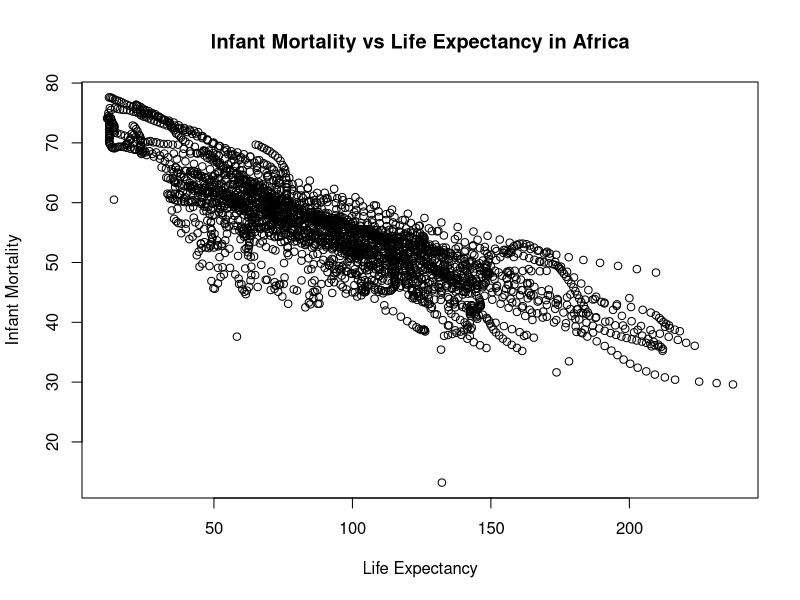
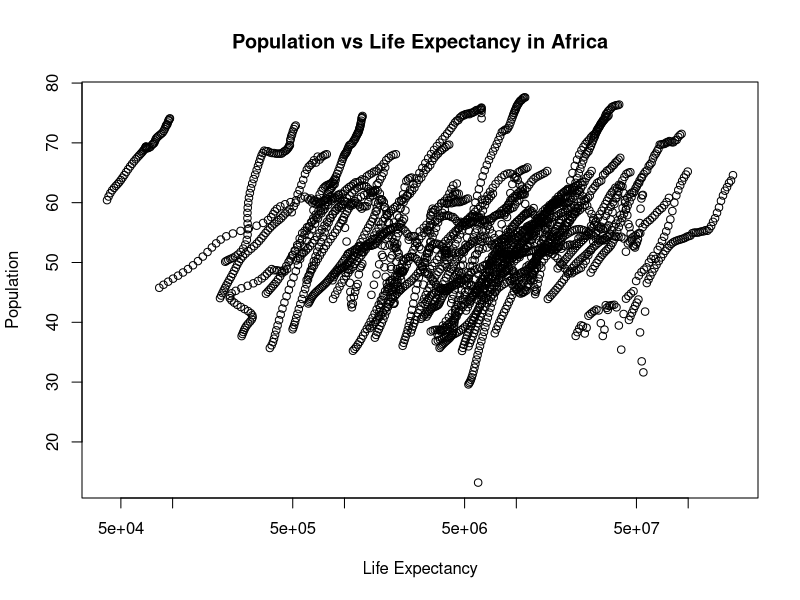
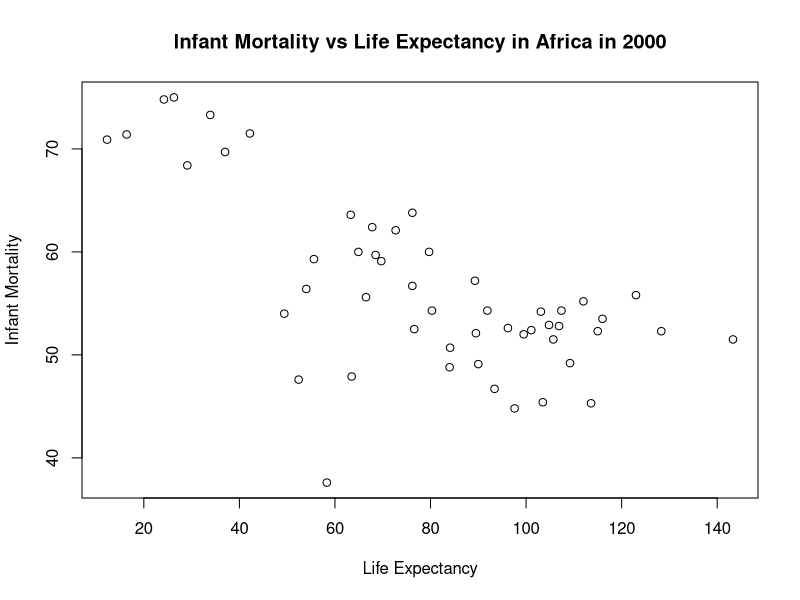
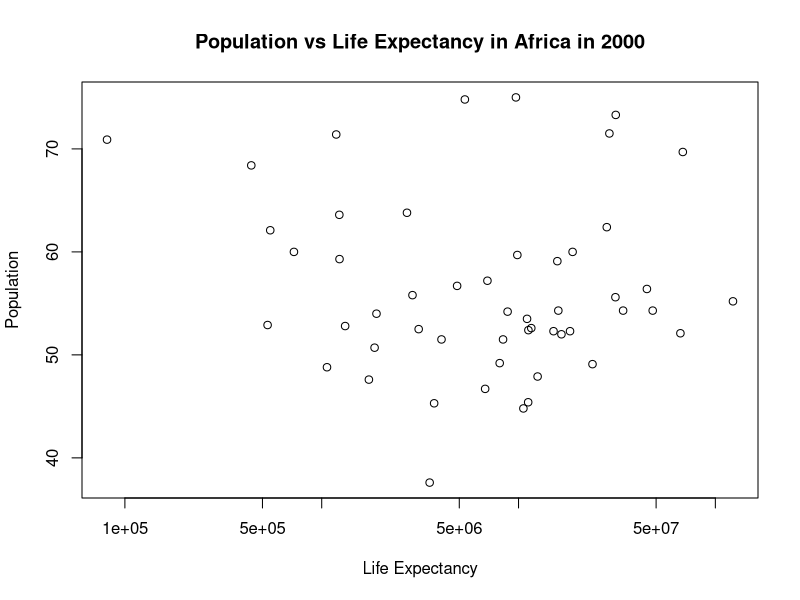
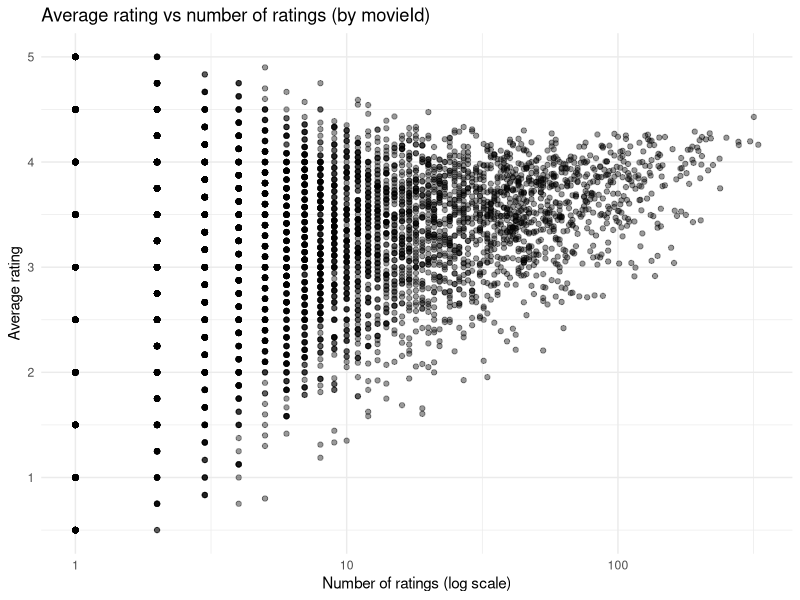

Reproduce these figures in R, in order.
## ---- chunk 1
# load dslabs package
library("dslabs")

#takes gapminder dataset and creates a new dataframe that only takes the countries that have "Africa" in the continent column
africadata <- gapminder[gapminder$continent == "Africa", ]

#creates a new dataframe and adds the columns "infant_mortality" and "life_expectancy" from africadata
africa_infant_mortality <- africadata[, c("infant_mortality", "life_expectancy")]

#creates a new dataframe and adds the columns "population" and "life_expectancy" from africadata
africa_pop <- africadata[, c("population", "life_expectancy")]

## ---- chunk 2
#Plotting life expectancy as a function of infant mortality
#using the plot function to make the plot and assigning it to a variable named "plot1"
plot1 <- plot( 
  
  #takes the infant_mortality column from africa_infant_mortality and makes it the x-axis values
  africa_infant_mortality$infant_mortality, 
  
  #takes the life expactancy column from africa_infant_mortality and makes it the y-axis values  
  africa_infant_mortality$life_expectancy, 
    
  xlab = "Life Expectancy", #labels the x-axis "Life Expectancy"
  ylab = "Infant Mortality", #labels the y-axis "Infant Mortality"
  
  #titles the whole plot "Infant Mortality vs Life Expectancy in Africa"
  main = "Infant Mortality vs Life Expectancy in Africa" 
)

#Plotting life expectancy as a function of population
#using the plot function to make the plot and assigning it to a variable named "plot2"
plot2 <- plot( 

  #takes the population column from africa_pop and makes it the x-axis values
  africa_pop$population, 

  #takes the life expactancy column from africa_pop and makes it the y-axis values
  africa_pop$life_expectancy, 

  xlab = "Life Expectancy", #labels the x-axis "Life Expectancy"
  ylab = "Population", #labels the y-axis "Population"

  #titles the whole plot "Population vs Life Expectancy in Africa"
  main = "Population vs Life Expectancy in Africa",
    
  log = "x" #sets the scale of the x-axis to be logarithmic
)
## ---- chunk 3
#figures out which years have missing data for infant mortality
tapply(africadata$infant_mortality, africadata$year, function(x) sum(is.na(x)))
       
#the tapply function applies a funciton to a set vectors
#tapply is applying the function sum(is.na(x)) to the groups africadata$infant_mortality and africadata$year
#the sum() function takes the sum/total of a group
#the is.na() function checks each value in a dataframe/group is NA or not
#so sum(is.na(x) returns the total amount of NA values in each year

#Creates a new object by extracting only the data for the year 2000 from the africadata object
africa_2000 <- africadata[africadata$year == "2000",]
## ---- chunk 4
#Plotting life expectancy as a function of infant mortality for year 2000
#using the plot function to make the plot and assigning it to a variable named "plot3"
plot3 <- plot( 

  #takes the infant_mortality column from africa_2000 and makes it the x-axis values
  africa_2000$infant_mortality,

  #takes the life expactancy column from africa_2000 and makes it the y-axis values
  africa_2000$life_expectancy,
    
  xlab = "Life Expectancy", #labels the x-axis "Life Expectancy"
  ylab = "Infant Mortality", #labels the y-axis "Infant Mortality"

  #titles the whole plot "Infant Mortality vs Life Expectancy in Africa in 2000"
  main = "Infant Mortality vs Life Expectancy in Africa in 2000"
)

#Plotting life expectancy as a function of population
#using the plot function to make the plot and assigning it to a variable named "plot4"
plot4 <- plot( 

  #takes the population column from africa_2000 and makes it the x-axis values 
  africa_2000$population, 

  #takes the life expactancy column from africa_2000 and makes it the y-axis values
  africa_2000$life_expectancy, 
    
  xlab = "Life Expectancy", #labels the x-axis "Life Expectancy"
  ylab = "Population", #labels the y-axis "Population"

  #titles the whole plot "Population vs Life Expectancy in Africa in 2000"
  main = "Population vs Life Expectancy in Africa in 2000", 
    
  log = "x" #sets the scale of the x-axis to be logarithmic
)
## ---- chunk 5
# fit1 models life expectancy as a function of infant mortality for African countries in 2000.
#the lm() function is used to fit linear models
fit1 <- lm(life_expectancy ~ infant_mortality, data = africa_2000)
summary(fit1) #prints results of fir1
## ---- chunk 6
# fit2 models life expectancy as a function of population for African countries in 2000.
fit2 <- lm(life_expectancy ~ population, data = africa_2000)
summary(fit2) #prints results of fir1
## ---- chunk 7
# Set up packages for data and upload excel files if needed 
library(tidyverse)
library(readxl)
## ---- chunk 8
# Open excel files from project folder (ml-latest-small is the original name from the dslabs repository). 
movies  <- read_excel("../ml-latest-small/movies.xlsx")
ratings <- read_excel("../ml-latest-small/ratings.xlsx")
tags <- read_excel("../ml-latest-small/tags.xlsx")
## ---- chunk 9
# Explore the data with str and create summary of data files
str(movies)
str(ratings)
str(tags)
summary(movies)
summary(ratings)
summary(tags)
# make movies summary from ratings
movie_summary <- ratings %>%
  filter(!is.na(rating)) %>%
  group_by(movieId) %>%
  summarise(
    avg_rating = mean(rating),
    n_ratings  = n(),
    .groups = "drop"
  )
## ---- chunk 10
# Converted from .csv to .xlsx which created spaces in column. Run trimws to fix.
names(movies)  <- trimws(names(movies))
names(ratings) <- trimws(names(ratings))
# Remove any missing ratings
ratings_clean <- ratings %>%
  filter(!is.na(rating))
# Process and join movie and rating data
ratings_clean <- ratings %>%
  filter(!is.na(rating))
# Reinspect cleaned data
str(ratings_clean)
summary(ratings_clean$rating)
## ---- chunk 11
# Plot average rating vs number of ratings
ggplot(movie_summary, aes(x = n_ratings, y = avg_rating)) +
  geom_point(alpha = 0.4) +
  scale_x_log10() +
  labs(
    title = "Average rating vs number of ratings (by movieId)",
    x = "Number of ratings (log scale)",
    y = "Average rating"
  ) +
  theme_minimal()
## ---- chunk 12
# Now we'll make a simple fit model. But first, we need to fix column names in 'tags' and make sure the movieId types match (some data points are misaligned).
names(tags)[1:4] <- c("userId", "movieId", "tag", "timestamp")
tags$movieId <- as.numeric(tags$movieId)
# Create movie average rating
movie_summary <- ratings %>%
  filter(!is.na(rating)) %>%
  group_by(movieId) %>%
  summarise(avg_rating = mean(rating), .groups = "drop")
# Let's do 'funny' tagged movies and see what happens...
test_tag <- "funny"
# Don't forget to make an indicator. AI was used to figure out this step and deploy the code.
tag_indicator <- tags %>%
  filter(tag == test_tag) %>%
  distinct(movieId) %>%
  mutate(has_tag = 1)
# NOW we can combine the data and create fit model
# Do movies tagged as 'funny' have different average ratings than movies without the tag? AI was used to discover how to use left_join
tag_df <- movie_summary %>%
  left_join(tag_indicator, by = "movieId") %>%
  mutate(has_tag = ifelse(is.na(has_tag), 0, has_tag))

fit_tag <- lm(avg_rating ~ has_tag, data = tag_df)
summary(fit_tag)
